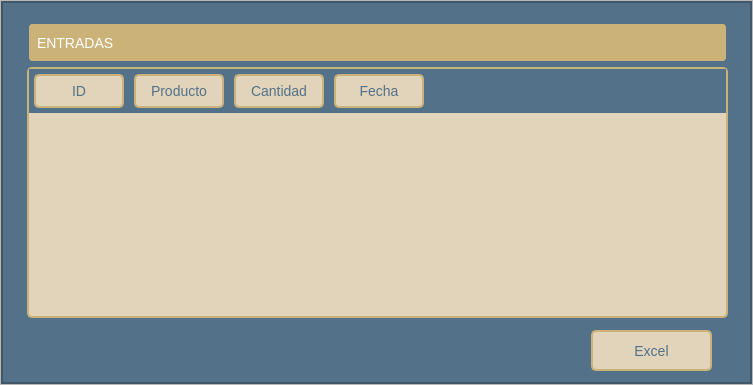
<?xml version="1.0" encoding="UTF-8"?>
<ui version="4.0">
 <class>reporte_entradas</class>
 <widget class="QWidget" name="reporte_entradas">
  <property name="geometry">
   <rect>
    <x>0</x>
    <y>0</y>
    <width>753</width>
    <height>385</height>
   </rect>
  </property>
  <property name="windowTitle">
   <string>Reporte entradas</string>
  </property>
  <layout class="QVBoxLayout" name="verticalLayout">
   <property name="spacing">
    <number>0</number>
   </property>
   <property name="leftMargin">
    <number>0</number>
   </property>
   <property name="topMargin">
    <number>0</number>
   </property>
   <property name="rightMargin">
    <number>0</number>
   </property>
   <property name="bottomMargin">
    <number>0</number>
   </property>
   <item>
    <widget class="QFrame" name="central_frame">
     <property name="frameShape">
      <enum>QFrame::StyledPanel</enum>
     </property>
     <property name="frameShadow">
      <enum>QFrame::Raised</enum>
     </property>
     <layout class="QVBoxLayout" name="verticalLayout_2">
      <property name="spacing">
       <number>0</number>
      </property>
      <property name="leftMargin">
       <number>0</number>
      </property>
      <property name="topMargin">
       <number>0</number>
      </property>
      <property name="rightMargin">
       <number>0</number>
      </property>
      <property name="bottomMargin">
       <number>0</number>
      </property>
      <item>
       <widget class="QFrame" name="backgroundcolor_frame">
        <property name="styleSheet">
         <string notr="true">background-color: #537188;</string>
        </property>
        <property name="frameShape">
         <enum>QFrame::StyledPanel</enum>
        </property>
        <property name="frameShadow">
         <enum>QFrame::Raised</enum>
        </property>
        <layout class="QVBoxLayout" name="verticalLayout_3">
         <property name="spacing">
          <number>0</number>
         </property>
         <property name="leftMargin">
          <number>0</number>
         </property>
         <property name="topMargin">
          <number>0</number>
         </property>
         <property name="rightMargin">
          <number>0</number>
         </property>
         <property name="bottomMargin">
          <number>0</number>
         </property>
         <item>
          <widget class="QFrame" name="content_frame">
           <property name="frameShape">
            <enum>QFrame::StyledPanel</enum>
           </property>
           <property name="frameShadow">
            <enum>QFrame::Raised</enum>
           </property>
           <widget class="QTableWidget" name="tabla_entradas">
            <property name="geometry">
             <rect>
              <x>20</x>
              <y>60</y>
              <width>711</width>
              <height>261</height>
             </rect>
            </property>
            <property name="styleSheet">
             <string notr="true">QTableWidget {
    background-color: #E1D4BB;
    color: #537188;
    border: 2px solid #CBB279;
    border-radius: 5px;
    margin: 5px;
    font-size: 14px;
    gridline-color: #537188;
}

QTableWidget::item {
    border: 1px solid #537188;
}

QTableWidget::item:selected {
    background-color: #CBB279;
    color: #E1D4BB;
}

QHeaderView::section {
    background-color: #E1D4BB;
    color: #537188;
    padding: 5px;
    border: 2px solid #CBB279;
    border-radius: 5px;
    margin: 5px;
    font-size: 14px;
}</string>
            </property>
            <column>
             <property name="text">
              <string>ID</string>
             </property>
            </column>
            <column>
             <property name="text">
              <string>Producto</string>
             </property>
            </column>
            <column>
             <property name="text">
              <string>Cantidad</string>
             </property>
            </column>
            <column>
             <property name="text">
              <string>Fecha</string>
             </property>
            </column>
           </widget>
           <widget class="QPushButton" name="import_excel_entradas">
            <property name="geometry">
             <rect>
              <x>584</x>
              <y>323</y>
              <width>131</width>
              <height>51</height>
             </rect>
            </property>
            <property name="styleSheet">
             <string notr="true">QPushButton {
    background-color: #E1D4BB;
    color: #537188;
    border: 2px solid #CBB279;
    border-radius: 5px;
    padding: 5px;
    margin: 5px;
    font-size: 14px;
}

QPushButton:hover {
    background-color: #CBB279;
    border: 2px solid #537188;
}

QPushButton:pressed {
    background-color: #CBB279;
    border: 2px solid #537188;
    padding-left: 7px;
}</string>
            </property>
            <property name="text">
             <string>Excel</string>
            </property>
           </widget>
           <widget class="QLabel" name="label">
            <property name="geometry">
             <rect>
              <x>20</x>
              <y>15</y>
              <width>711</width>
              <height>51</height>
             </rect>
            </property>
            <property name="styleSheet">
             <string notr="true">QLabel {
    color: #ffffff;
    border: 2px solid #537188;
    border-radius: 5px;
    padding: 5px;
    margin: 5px;
    font-size: 14px;
    text-align: center;
    background-color: #CBB279;
}</string>
            </property>
            <property name="text">
             <string>ENTRADAS</string>
            </property>
           </widget>
          </widget>
         </item>
        </layout>
       </widget>
      </item>
     </layout>
    </widget>
   </item>
  </layout>
 </widget>
 <resources/>
 <connections/>
</ui>
